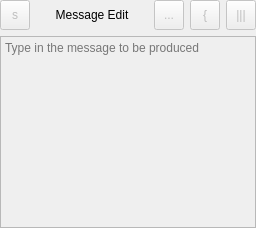
             <widget class="QWidget" name="page_txt_producer">
              <layout class="QVBoxLayout" name="verticalLayout_5">
               <property name="leftMargin">
                <number>0</number>
               </property>
               <property name="topMargin">
                <number>0</number>
               </property>
               <property name="rightMargin">
                <number>0</number>
               </property>
               <property name="bottomMargin">
                <number>0</number>
               </property>
               <item>
                <layout class="QGridLayout" name="gridLayout_12">
                 <item row="0" column="1">
                  <widget class="QLabel" name="label_11">
                   <property name="sizePolicy">
                    <sizepolicy hsizetype="Preferred" vsizetype="Fixed">
                     <horstretch>0</horstretch>
                     <verstretch>0</verstretch>
                    </sizepolicy>
                   </property>
                   <property name="minimumSize">
                    <size>
                     <width>0</width>
                     <height>30</height>
                    </size>
                   </property>
                   <property name="maximumSize">
                    <size>
                     <width>16777215</width>
                     <height>30</height>
                    </size>
                   </property>
                   <property name="text">
                    <string>Message Edit</string>
                   </property>
                   <property name="alignment">
                    <set>Qt::AlignCenter</set>
                   </property>
                  </widget>
                 </item>
                 <item row="0" column="2">
                  <widget class="QToolButton" name="tbtn_prod_open_file">
                   <property name="enabled">
                    <bool>false</bool>
                   </property>
                   <property name="minimumSize">
                    <size>
                     <width>30</width>
                     <height>30</height>
                    </size>
                   </property>
                   <property name="maximumSize">
                    <size>
                     <width>30</width>
                     <height>30</height>
                    </size>
                   </property>
                   <property name="toolTip">
                    <string>Open a json or text file</string>
                   </property>
                   <property name="text">
                    <string>...</string>
                   </property>
                   <property name="iconSize">
                    <size>
                     <width>24</width>
                     <height>24</height>
                    </size>
                   </property>
                  </widget>
                 </item>
                 <item row="0" column="4">
                  <widget class="QToolButton" name="tbtn_form_view">
                   <property name="enabled">
                    <bool>false</bool>
                   </property>
                   <property name="minimumSize">
                    <size>
                     <width>30</width>
                     <height>30</height>
                    </size>
                   </property>
                   <property name="maximumSize">
                    <size>
                     <width>30</width>
                     <height>30</height>
                    </size>
                   </property>
                   <property name="toolTip">
                    <string>Toggle form/text editor</string>
                   </property>
                   <property name="text">
                    <string>|||</string>
                   </property>
                   <property name="iconSize">
                    <size>
                     <width>24</width>
                     <height>24</height>
                    </size>
                   </property>
                  </widget>
                 </item>
                 <item row="0" column="3">
                  <widget class="QToolButton" name="tbtn_format_msg">
                   <property name="enabled">
                    <bool>false</bool>
                   </property>
                   <property name="minimumSize">
                    <size>
                     <width>30</width>
                     <height>30</height>
                    </size>
                   </property>
                   <property name="maximumSize">
                    <size>
                     <width>30</width>
                     <height>30</height>
                    </size>
                   </property>
                   <property name="toolTip">
                    <string>Validate and format current JSON message</string>
                   </property>
                   <property name="text">
                    <string>{</string>
                   </property>
                   <property name="iconSize">
                    <size>
                     <width>24</width>
                     <height>24</height>
                    </size>
                   </property>
                  </widget>
                 </item>
                 <item row="0" column="0">
                  <widget class="QToolButton" name="tbtn_prod_save_file">
                   <property name="enabled">
                    <bool>false</bool>
                   </property>
                   <property name="minimumSize">
                    <size>
                     <width>30</width>
                     <height>30</height>
                    </size>
                   </property>
                   <property name="maximumSize">
                    <size>
                     <width>30</width>
                     <height>30</height>
                    </size>
                   </property>
                   <property name="toolTip">
                    <string>Save current message to file</string>
                   </property>
                   <property name="text">
                    <string>s</string>
                   </property>
                   <property name="iconSize">
                    <size>
                     <width>24</width>
                     <height>24</height>
                    </size>
                   </property>
                  </widget>
                 </item>
                </layout>
               </item>
               <item>
                <widget class="HConsole" name="txt_producer">
                 <property name="enabled">
                  <bool>false</bool>
                 </property>
                 <property name="toolTip">
                  <string>The message to be produced</string>
                 </property>
                 <property name="placeholderText">
                  <string>Type in the message to be produced</string>
                 </property>
                </widget>
               </item>
              </layout>
             </widget>
